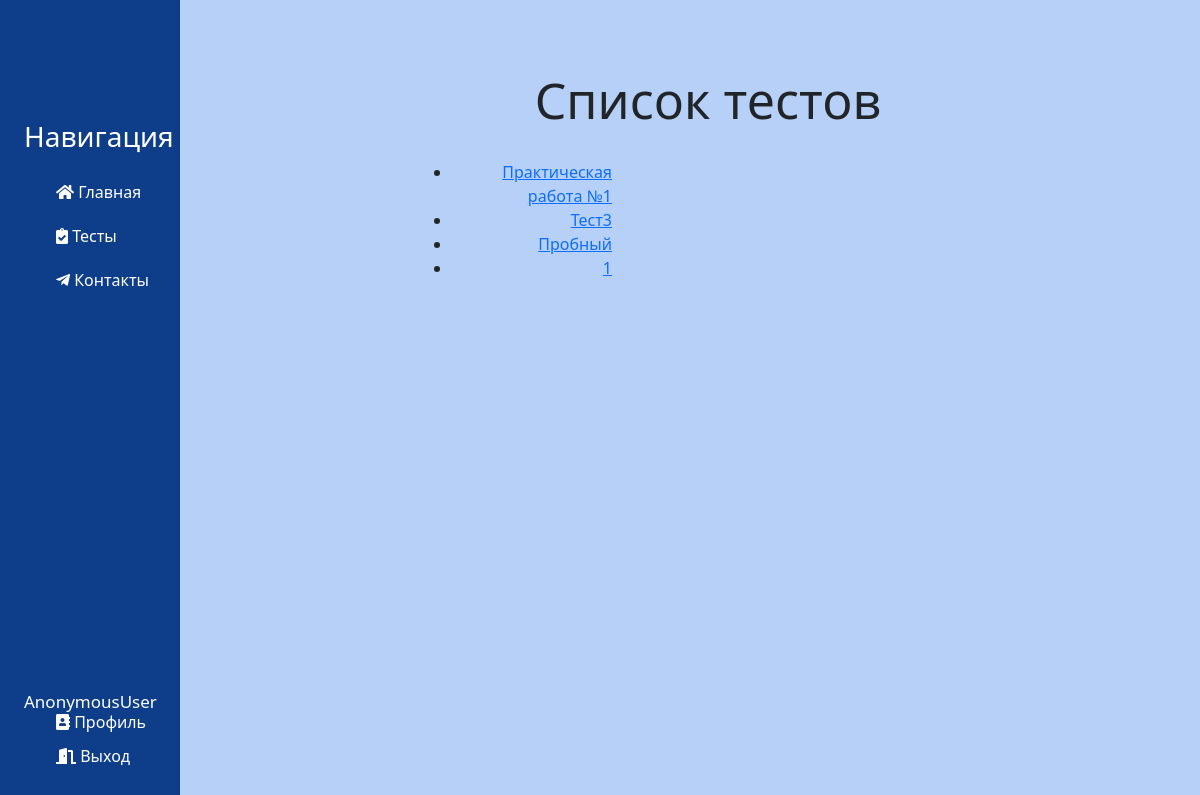
/tests/test_list/, run on an earlier commit of the app's database.
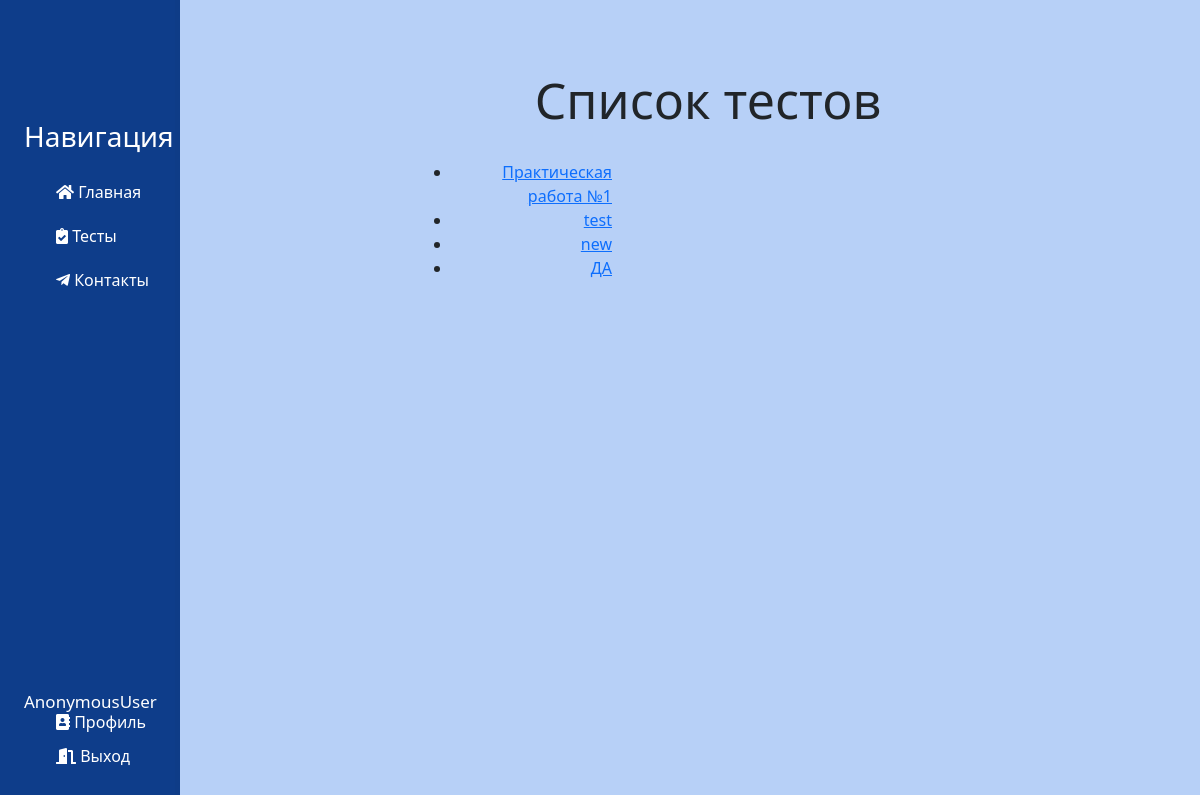
And on a later commit of the database.
### tests/models.py (models this page shows, shortened)
class TestMake(models.Model):
    test_title = models.CharField('Название теста', max_length=100)
    class Meta:
        verbose_name = 'Тест'
        verbose_name_plural = 'Тесты'

### tests/views.py (the view)
# urls.py: path('test_list/', views.test_list, name='test_list'),
def test_list(request):
    tests = TestMake.objects.all()
    return render(request, 'tests/test_list.html', {'tests': tests})

### tests/templates/tests/test_list.html (shortened to what this page needs)
{% extends 'main/layout.html' %}
{% block content %}
    <div class="features">
        <h1>Список тестов</h1>
        <ul>
            {% for test in tests %}
                <li><a href="{% url 'test_detail' test.id %}">{{ test.test_title }}</a></li>
            {% endfor %}
        </ul>
    </div>
{% endblock %}

What changed in the data, as far as the page shows it:
removed TestMake: test_title "Тест3"
removed TestMake: test_title "Пробный"
removed TestMake: test_title "1"
added TestMake: test_title "test"
added TestMake: test_title "new"
added TestMake: test_title "ДА"
